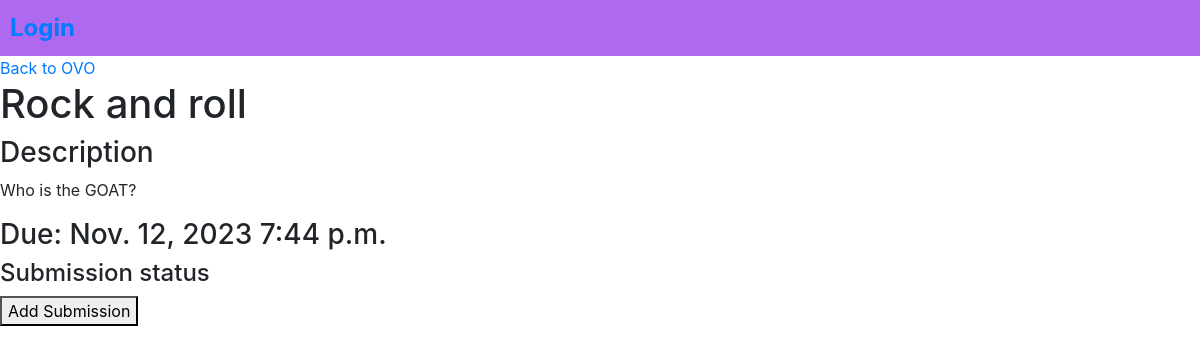
Page /1/4/2 on the earlier database version.
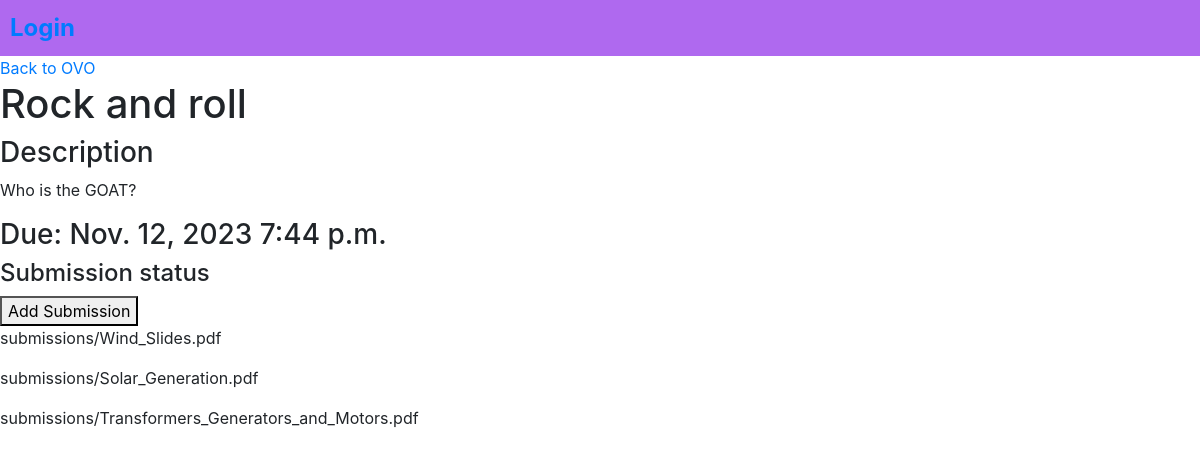
Same page on the later database version.
### quiz/models.py (models this page shows, shortened)
class Course(models.Model):
    title = models.CharField(max_length=255)
    description = models.TextField()
    professor = models.ForeignKey("User", on_delete=models.CASCADE,default=None)
    lessons = models.ManyToManyField('Lesson', related_name='courses', blank=True)

class Assignment(models.Model):
    title = models.CharField(max_length=100)
    description = models.TextField()
    dueDay = models.DateField()
    deadline = models.TimeField()
    lesson = models.ForeignKey('Lesson',on_delete=models.CASCADE)
    submission = models.ManyToManyField('Submission', related_name='assignments', blank=True)

class Submission(models.Model):
    user = models.ForeignKey(User, on_delete=models.CASCADE)
    title = models.CharField(max_length=255, blank=True)
    content = models.FileField(upload_to='submissions/', blank=True)
    submission_date = models.DateTimeField(auto_now_add=True, blank=True)

### quiz/views.py (the view)
# urls.py: path('<int:courseID>/<int:lessonID>/<int:assignmentID>', views.viewAssignment, name = 'viewAssignment'),
def viewAssignment(request,assignmentID,courseID,lessonID):
    assignment = get_object_or_404(Assignment,id=assignmentID)
    course = get_object_or_404(Course,id=courseID)
    lesson = get_object_or_404(Lesson,id=lessonID)
    return render(request,'quiz/assignmentView.html',{'assignment':assignment, 'course':course, 'lesson': lesson})

### quiz/templates/quiz/assignmentView.html (shortened to what this page needs)
{% extends "quiz/layout.html" %}
{% block body %}
<a href="{% url 'viewCourse' course.id%}"> Back to {{course.title}}</a>
<h1>{{assignment.title}}</h1>
<div>
    <h3>Description</h3>
    <p>{{assignment.description}}</p>
</div>
<h3>
    Due: {{assignment.dueDay}} {{assignment.deadline}}
</h3>
<h4>Submission status</h4>
<button  id="addSubmissionLink">Add Submission</button>
<div>
    {% for submissions in assignment.submission.all  %}
    <div>
        <p>{{submissions.content}}</p>
    </div>
    {% endfor %}
</div>
{% endblock %}

### quiz/templates/quiz/layout.html (shortened to what this page needs)
{% load static %}
<!DOCTYPE html>
<html lang="en">
<head>
    <link rel="stylesheet" href="https://stackpath.bootstrapcdn.com/bootstrap/4.4.1/css/bootstrap.min.css"
>
    <link href="{% static 'quiz/styles.css' %}" rel="stylesheet">
</head>
<body>
    <div class="header">
        {% if user.is_authenticated %}
        <div >
            <a class="headerItem" href="{% url 'index' %}">Home</a>
        </div>
        <div >
            <a class="headerItem" href="">Courses</a>
        </div>
        <div >
            <a class="headerItem" href="">{{ user.username }}</a>
        </div>
        <div >
            <a class="headerItem" href="{% url 'logout' %}">Logout</a>
        </div>
        {% else %}
        <div >
            <a href="{% url 'login' %}">Login</a>
        </div>
        {% endif %}
    </div>
    <div>
        {% block body %}
        {% endblock %}
    </div>
</body>
</html>

### quiz/static/quiz/styles.css (style rules this page uses)
.header { background:#af69ef; color:white; padding:10px; font-size:24px; font-weight:bold; display: flex; flex-direction: row; }
body { background-color: white; }

Differences in the rows shown:
added Submission: content "submissions/Wind_Slides.pdf"
added Submission: content "submissions/Solar_Generation.pdf"
added Submission: content "submissions/Transformers_Generators_and_Motors.pdf"
